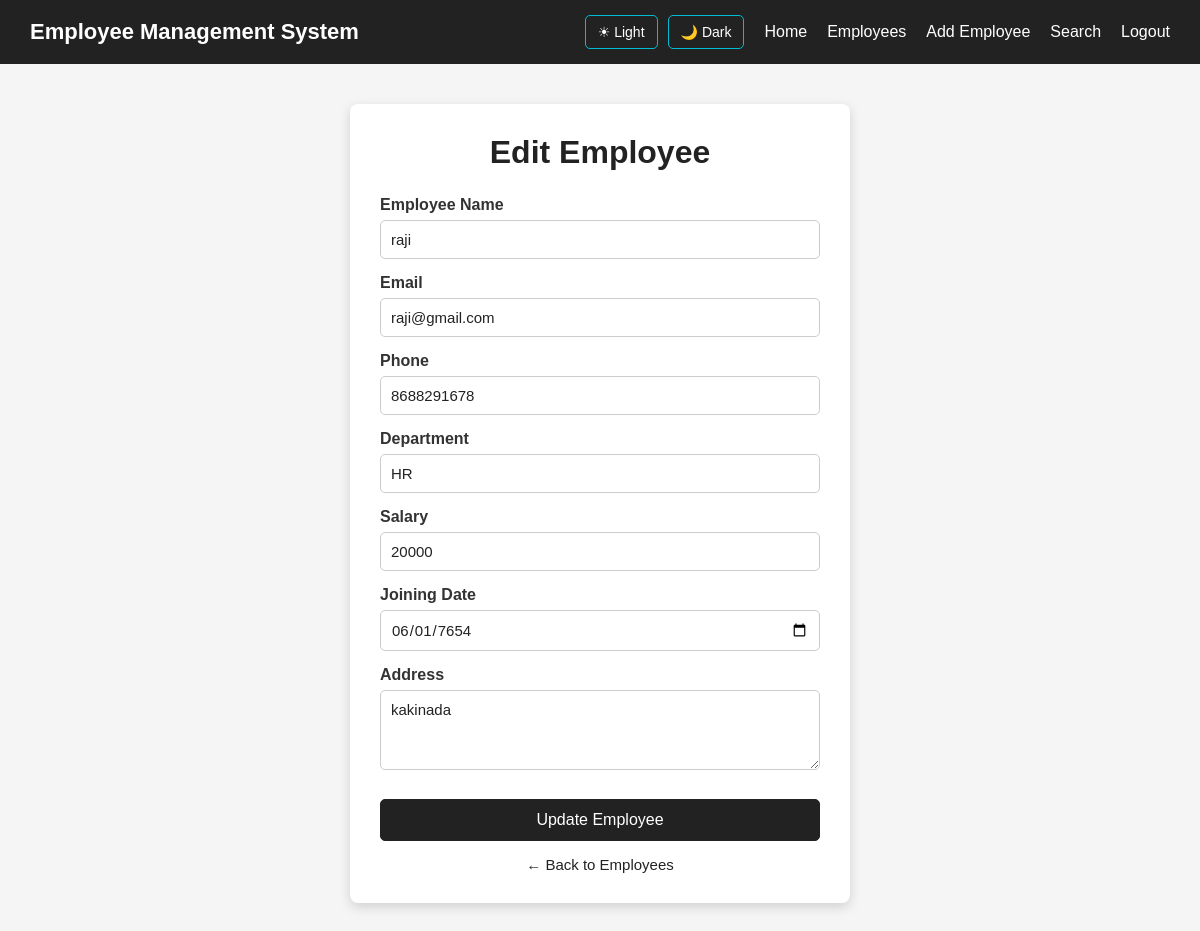
The page /edit-employee/1 (signed in) on the database its author committed.
### tables this page shows
CREATE TABLE employees (
            id INTEGER PRIMARY KEY AUTOINCREMENT,
            name TEXT NOT NULL,
            email TEXT NOT NULL,
            phone TEXT NOT NULL,
            department TEXT NOT NULL,
            salary INTEGER NOT NULL,
            joining_date TEXT NOT NULL,
            address TEXT

        );

### server.py (the view, shortened to what this page needs)
@app.route("/edit-employee/<int:id>", methods=["GET"])
def edit_employee_page(id):
    if not login_required():
        return redirect("/login")
    connection = get_database_connection()
    cursor = connection.cursor()
    cursor.execute("""
        SELECT *
        FROM employees
        WHERE id = ?
    """,
    (
        id,
    ))
    employee = cursor.fetchone()
    connection.close()
    theme = request.cookies.get(
        "theme",
        "light"
    )
    return render_template(
        "edit-employee.html",
        employee=employee,
        theme=theme
    )

### server.py (called while the page is built)
def get_database_connection():
    connection=sqlite3.connect("users.db")
    connection.row_factory=sqlite3.Row
    return connection

def login_required():
    return "user_id" in session

### templates/edit-employee.html (shortened to what this page needs)
<!DOCTYPE html>
<html lang="en">
<head>
</head>
<body class="{{ theme }}">
    <nav class="navbar">
        <div class="logo">
            Employee Management System
        </div>
        <div class="theme-buttons">
            <a href="/set-theme/light">
                ☀ Light
            </a>
            <a href="/set-theme/dark">
                🌙 Dark
            </a>
        </div>
        <ul class="nav-links">
            <li>
                <a href="/"> Home</a>
            </li>
            <li>
                <a href="/employees"> Employees</a>
            </li>
            <li>
                <a href="/add-employee">Add Employee</a>
            </li>
            <li>
                <a href="/search">Search</a>
            </li>
                <li>
                    <a href="/logout">Logout</a>
                </li>
        </ul>
    </nav>
    <div class="container">
        <h1>Edit Employee</h1>
        <form
           action="/edit-employee/{{ employee['id'] }}"
           method="POST">
            <label> Employee Name</label>
            <input type="text" name="name" value="{{ employee['name'] }}" required >
            <label>Email</label>
            <input type="email" name="email" value="{{ employee['email'] }}" required>
            <label>Phone </label>
            <input type="text" name="phone" value="{{ employee['phone'] }}" required>
            <label>Department</label>
            <input type="text" name="department" value="{{ employee['department'] }}" required>
            <label>Salary </label>
            <input type="number" name="salary" value="{{ employee['salary'] }}" required>
            <label> Joining Date</label>
            <input type="date" name="joining_date" value="{{ employee['joining_date'] }}" required>
            <label>Address </label>
            <textarea name="address" required>{{ employee['address'] or '' }}</textarea>
            <button type="submit" class="update-btn">Update Employee</button>
        </form>
        <a href="/employees"
            class="back-btn">
            ← Back to Employees
        </a>
    </div>
</body>
</html>

### templates/edit-employee.html (style rules this page uses)
* { margin: 0; padding: 0; box-sizing: border-box; }
body { font-family: Arial, sans-serif; min-height: 100vh; transition: background-color 0.3s, color 0.3s; }
body.light { background-color: #f5f5f5; color: #222; }
body.light .container { background-color: white; color: #222; }
body.light h1 { color: #222; }
body.light input, body.light textarea { background-color: white; color: #222; border: 1px solid #ccc; }
body.light label { color: #333; }
.navbar { background-color: #222; padding: 15px 30px; display: flex; align-items: center; flex-wrap: wrap; gap: 15px; }
.logo { color: white; font-size: 22px; font-weight: bold; margin-right: auto; }
.nav-links { display: flex; align-items: center; list-style: none; gap: 20px; flex-wrap: wrap; }
.nav-links a { color: white; text-decoration: none; font-size: 16px; transition: 0.3s; }
.theme-buttons { display: flex; align-items: center; gap: 10px; margin-right: 5px; }
.theme-buttons a { color: white; text-decoration: none; border: 1px solid #00bcd4; padding: 8px 12px; border-radius: 5px; font-size: 14px; transition: 0.3s; }
.container { width: 500px; max-width: 90%; margin: 40px auto; padding: 30px; background-color: white; border-radius: 8px; box-shadow: 0 4px 12px rgba(0, 0, 0, 0.15); transition: background-color 0.3s, color 0.3s; }
h1 { text-align: center; color: #222; margin-bottom: 25px; }
form { width: 100%; }
label { display: block; margin-top: 15px; margin-bottom: 6px; font-weight: bold; color: #333; }
input,textarea { width: 100%; padding: 10px; border: 1px solid #aaa; border-radius: 5px; font-size: 15px; font-family: Arial, sans-serif; outline: none; transition: background-color 0.3s, color 0.3s, border-color 0.3s; }
textarea { height: 80px; resize: vertical; }
.update-btn { width: 100%; padding: 11px; margin-top: 25px; background-color: #222; color: white; border: 1px solid #222; border-radius: 5px; font-size: 16px; cursor: pointer; transition: 0.3s; }
.back-btn { display: block; text-align: center; margin-top: 15px; color: #222; text-decoration: none; font-size: 15px; transition: 0.3s; }

### rows shown on the page
employees: name "raji", email "raji@gmail.com", phone "8688291678", department "HR", salary "20000", joining_date "06/01/7654", address "kakinada"
